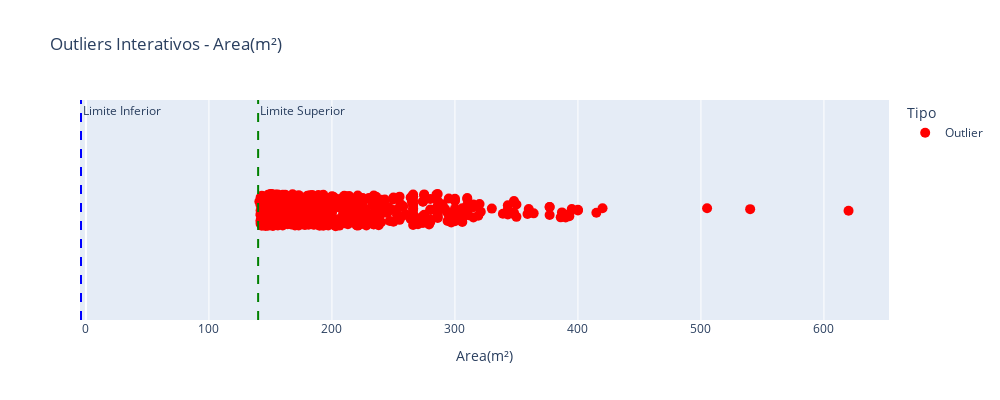

The code cell stored with this chart in its notebook:
### Code cell
outliers_area = grafico_outliers_interativo(df_sem_outliers, 'Area(m²)')

### Figure 1 — Plotly figure (JSON) as saved in the notebook; plotly's stock layout.template omitted (floating-point values rounded to 4 significant figures; data arrays with more than 128 entries replaced by an {"elided": "..."} marker saying what was removed)
{"data": [{"alignmentgroup": "True", "boxpoints": "all", "customdata": {"elided": "558x13 mixed values"}, "fillcolor": "rgba(255,255,255,0)", "hoveron": "points", "hovertemplate": "Tipo=Outlier<br>Area(m²)=%{x}<br>Preco=%{customdata[0]}<br>taxa_condominio=%{customdata[1]}<br>Quartos=%{customdata[2]}<br>Banheiros=%{customdata[3]}<br>Suites=%{customdata[4]}<br>Vagas=%{customdata[5]}<br>Elevador=%{customdata[6]}<br>Mobiliado=%{customdata[7]}<br>Piscina=%{customdata[8]}<br>Novo=%{customdata[9]}<br>Bairro=%{customdata[10]}<br>Latitude=%{customdata[11]}<br>Longitude=%{customdata[12]}<extra></extra>", "jitter": 0.3, "legendgroup": "Outlier", "line": {"color": "rgba(255,255,255,0)"}, "marker": {"color": "red", "size": 10}, "name": "Outlier", "offsetgroup": "Outlier", "orientation": "h", "pointpos": 0, "showlegend": true, "type": "box", "x": {"elided": "558 int values"}, "x0": " ", "xaxis": "x", "y0": " ", "yaxis": "y"}], "layout": {"annotations": [{"showarrow": false, "text": "Limite Inferior", "x": -4, "xanchor": "left", "xref": "x", "y": 1, "yanchor": "top", "yref": "y domain"}, {"showarrow": false, "text": "Limite Superior", "x": 140, "xanchor": "left", "xref": "x", "y": 1, "yanchor": "top", "yref": "y domain"}], "boxmode": "group", "height": 400, "legend": {"title": {"text": "Tipo"}, "tracegroupgap": 0}, "shapes": [{"line": {"color": "blue", "dash": "dash"}, "type": "line", "x0": -4, "x1": -4, "xref": "x", "y0": 0, "y1": 1, "yref": "y domain"}, {"line": {"color": "green", "dash": "dash"}, "type": "line", "x0": 140, "x1": 140, "xref": "x", "y0": 0, "y1": 1, "yref": "y domain"}], "title": {"text": "Outliers Interativos - Area(m²)"}, "width": 1000, "xaxis": {"anchor": "y", "domain": [0, 1], "title": {"text": "Area(m²)"}}, "yaxis": {"anchor": "x", "domain": [0, 1]}}}
